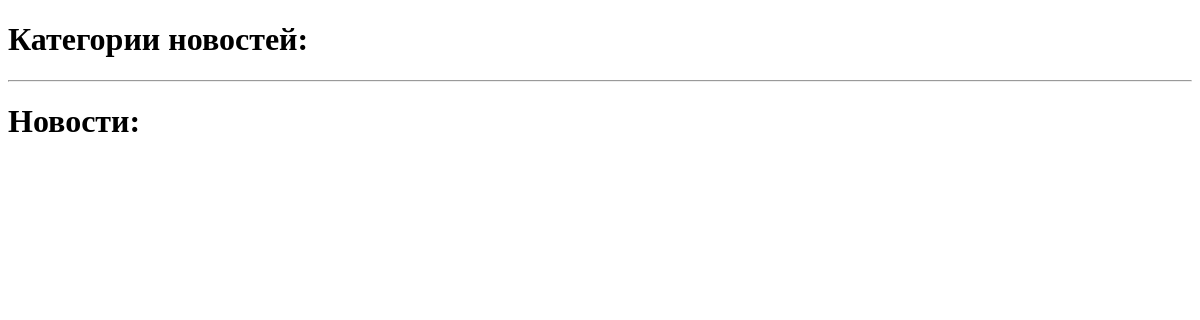
Before: / with the older database file.
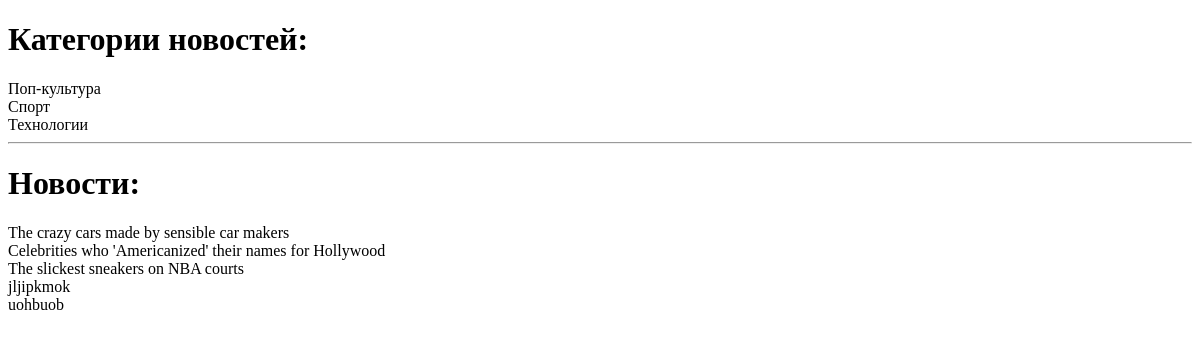
After: the same page with the newer database file.
### newsapp/models.py (models this page shows)
class NewsCategory(models.Model):
    category_name = models.CharField(max_length=32)
    added_date = models.DateTimeField(auto_now_add=True)
    def __str__(self):
        return self.category_name
    class Meta:
        verbose_name_plural = 'Категории новостей'

class News(models.Model):
    news_title = models.CharField(max_length=128)
    main_text = models.TextField()
    news_category = models.ForeignKey(NewsCategory, on_delete=models.CASCADE)
    added_date = models.DateTimeField(auto_now_add=True)
    news_image = models.ImageField(upload_to="news/", blank=True, null=True)
    def __str__(self):
        return self.news_title
    class Meta:
        verbose_name_plural = 'Новости'

### newsapp/views.py (the view)
# urls.py: path('', views.home_page),
def home_page(request):
    categories = NewsCategory.objects.all()
    news = News.objects.all()
    context = {
        'categories': categories,
        'news': news
    }
    return render(request, 'home.html', context)

### newsapp/templates/home.html (shortened to what this page needs)
<!DOCTYPE html>
<html lang="ru">
<head>
</head>
<body>
<h1>
    Категории новостей:
</h1>
{% for c in categories %}
{{ c }}
<br>
{% endfor %}
<hr>
<h1>
    Новости:
</h1>
{% for n in news %}
{{ n }}
<br>
{% endfor %}
</body>
</html>

Changed rows visible on the page:
added NewsCategory: category_name "Поп-культура"
added NewsCategory: category_name "Спорт"
added NewsCategory: category_name "Технологии"
added News: news_title "The crazy cars made by sensible car makers"
added News: news_title "Celebrities who 'Americanized' their names for Hollywood"
added News: news_title "The slickest sneakers on NBA courts"
added News: news_title "jljipkmok"
added News: news_title "uohbuob"
